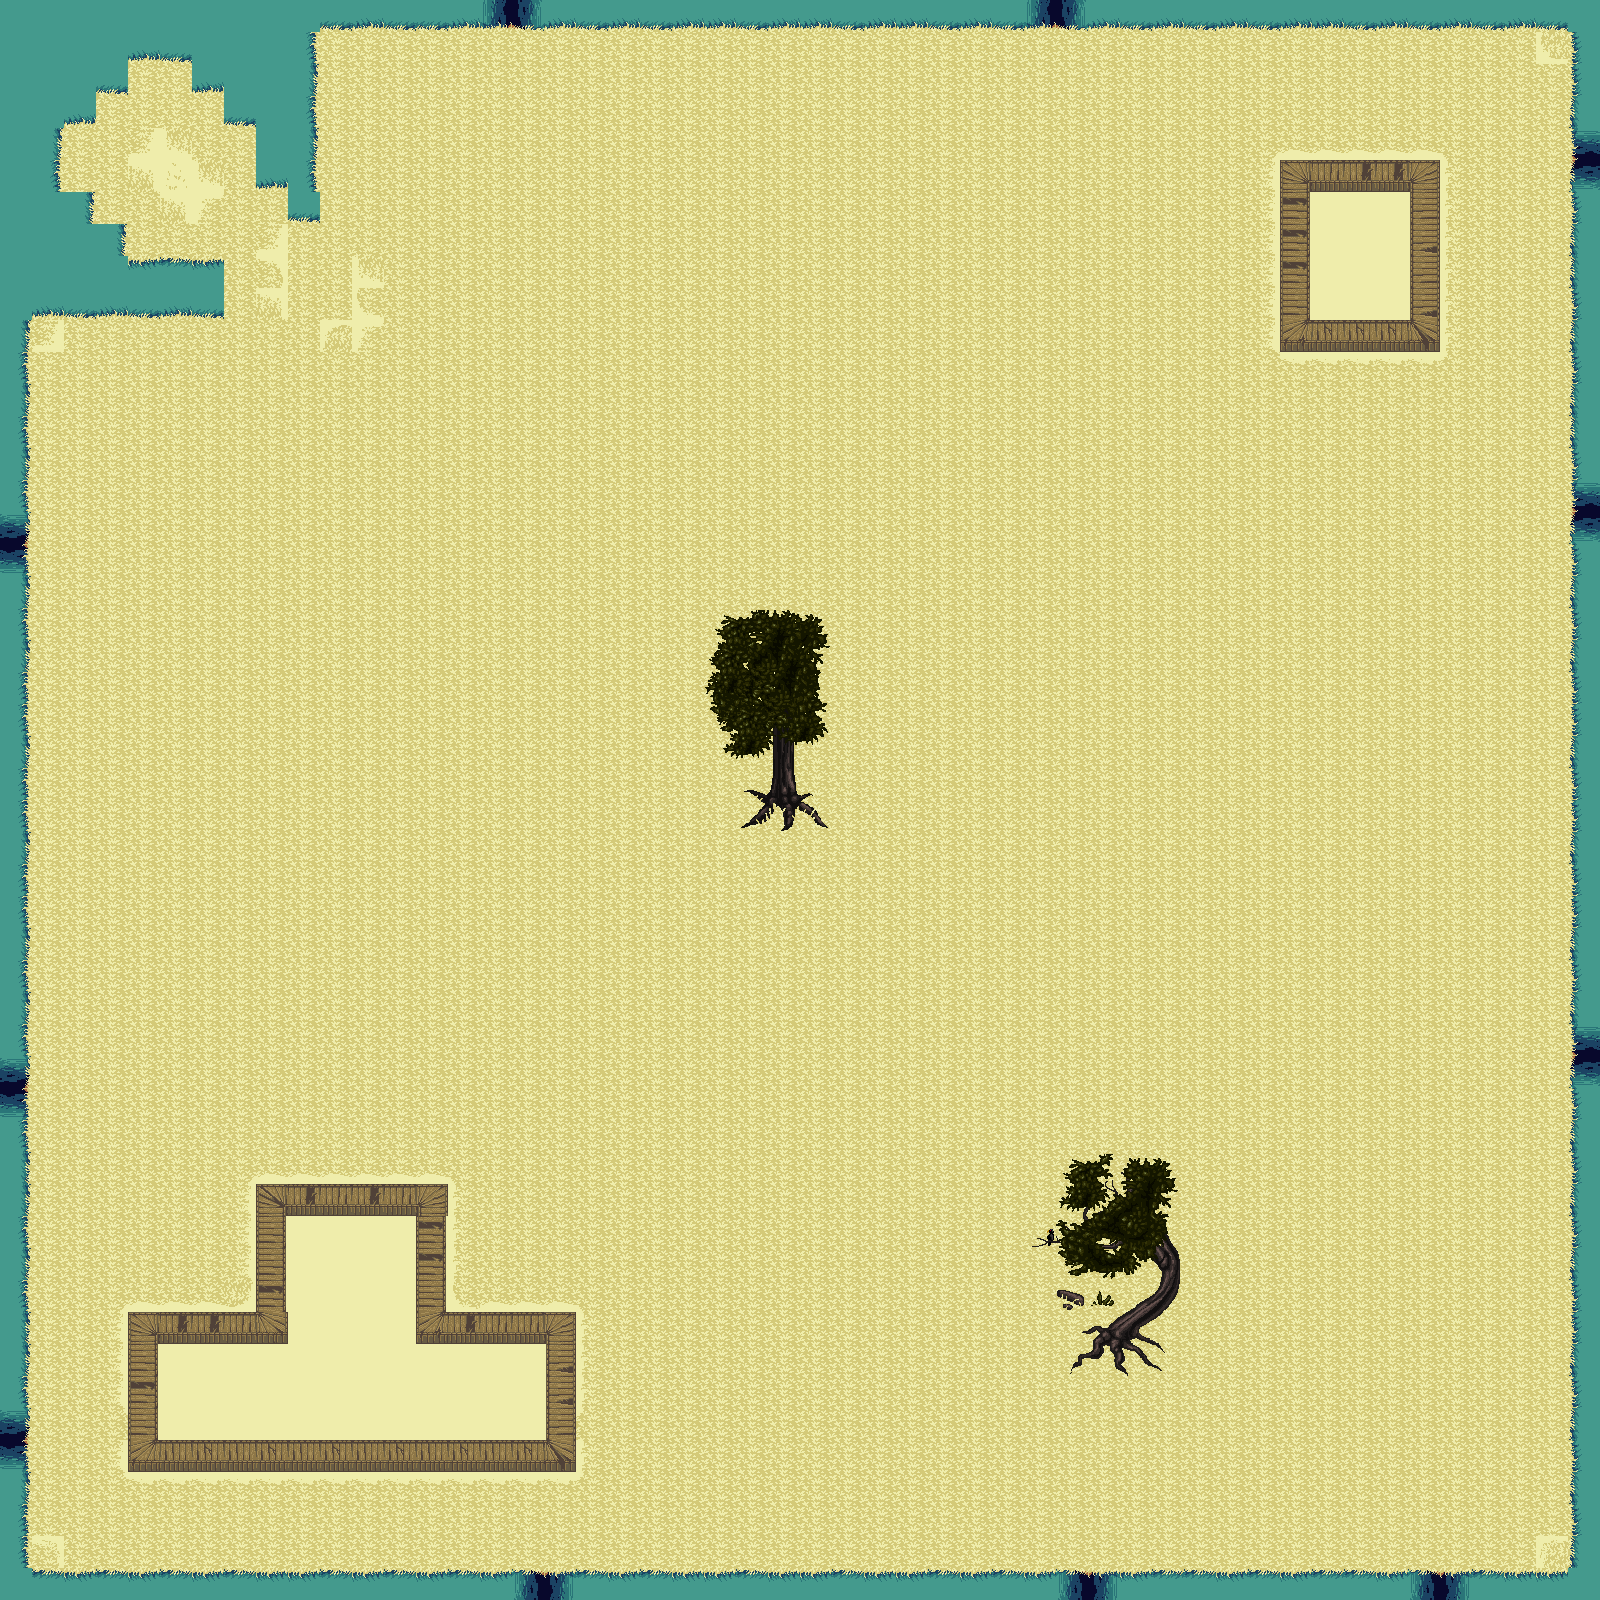

A level layout from a 2D game, rendered from its tile map. Below: a short description, then the map file with tile-grid data replaced by summaries:
An orthogonal 50x50 tile map with 32x32 px tiles, 4 tile layers (collider, Tile Layer 1, Tile Layer 2, Tile Layer 4).

<map version="1.10" tiledversion="1.10.1" orientation="orthogonal" renderorder="right-down" width="50" height="50" tilewidth="32" tileheight="32" infinite="0" nextlayerid="5" nextobjectid="1">
 <tileset firstgid="1" source="demo2_tileset.tsx" />
 <layer id="2" name="collider" width="50" height="50">
  <data>[2500 cells, 376 non-empty, 1 distinct tile ids]</data>
 </layer>
 <layer id="1" name="Tile Layer 1" width="50" height="50">
  <properties>
   <property name="Z" type="float" value="0" />
  </properties>
  <data>[2500 cells, 2500 non-empty, 20 distinct tile ids]</data>
 </layer>
 <layer id="3" name="Tile Layer 2" width="50" height="50">
  <properties>
   <property name="Z" type="float" value="1" />
  </properties>
  <data>[2500 cells, 96 non-empty, 51 distinct tile ids]</data>
 </layer>
 <layer id="4" name="Tile Layer 4" width="50" height="50">
  <properties>
   <property name="Z" type="float" value="2" />
  </properties>
  <data>[2500 cells, 36 non-empty, 36 distinct tile ids]</data>
 </layer>
</map>
